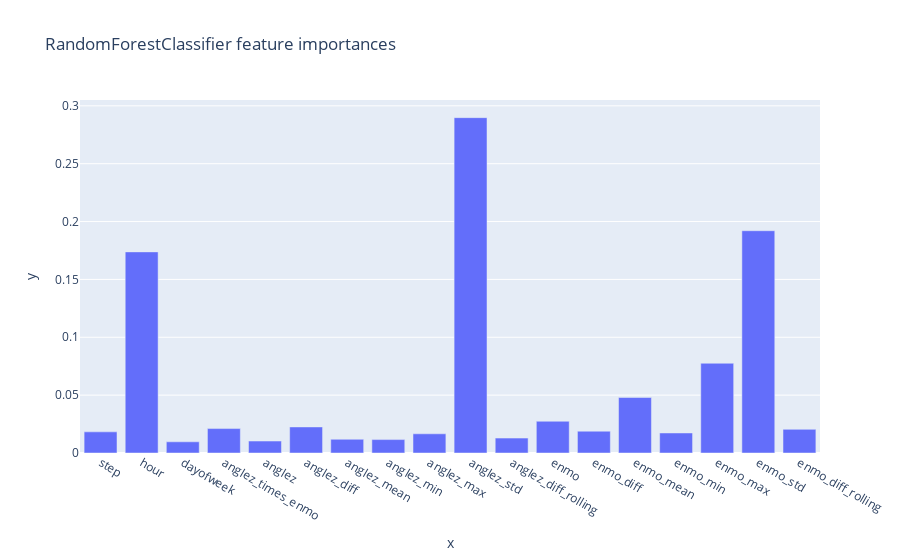

The code cell stored with this chart in its notebook:
### Code cell
px.bar(x=features, 
       y=rf_pipeline[1].feature_importances_,
       title='RandomForestClassifier feature importances'
      )

### Figure 1 — Plotly figure (JSON) as saved in the notebook; plotly's stock layout.template omitted (floating-point values rounded to 4 significant figures)
{"data": [{"alignmentgroup": "True", "hovertemplate": "x=%{x}<br>y=%{y}<extra></extra>", "legendgroup": "", "marker": {"color": "#636efa", "pattern": {"shape": ""}}, "name": "", "offsetgroup": "", "orientation": "v", "showlegend": false, "textposition": "auto", "type": "bar", "x": ["step", "hour", "dayofweek", "anglez_times_enmo", "anglez", "anglez_diff", "anglez_mean", "anglez_min", "anglez_max", "anglez_std", "anglez_diff_rolling", "enmo", "enmo_diff", "enmo_mean", "enmo_min", "enmo_max", "enmo_std", "enmo_diff_rolling"], "xaxis": "x", "y": [0.01828, 0.1738, 0.00967, 0.02111, 0.01033, 0.02253, 0.01185, 0.01159, 0.01659, 0.2898, 0.01289, 0.02743, 0.01885, 0.04794, 0.0173, 0.07755, 0.1921, 0.02043], "yaxis": "y"}], "layout": {"barmode": "relative", "legend": {"tracegroupgap": 0}, "title": {"text": "RandomForestClassifier feature importances"}, "xaxis": {"anchor": "y", "domain": [0, 1], "title": {"text": "x"}}, "yaxis": {"anchor": "x", "domain": [0, 1], "title": {"text": "y"}}}}
